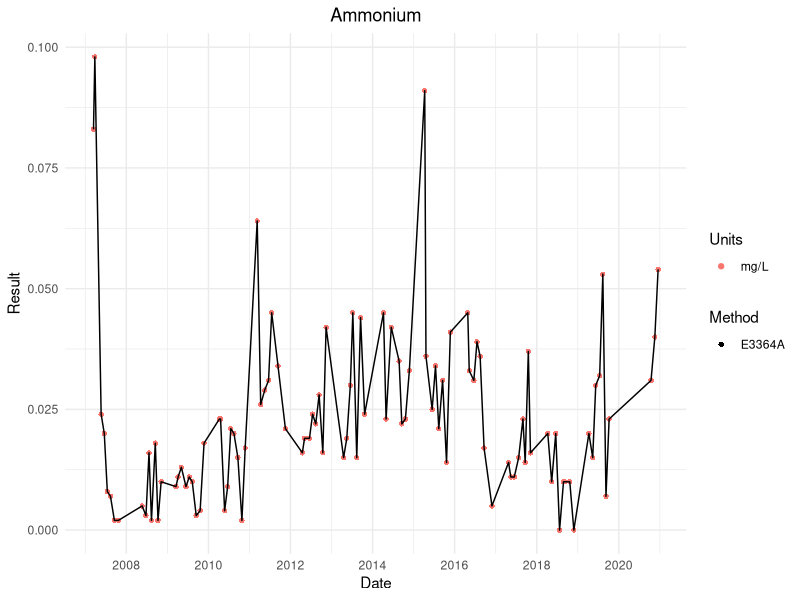
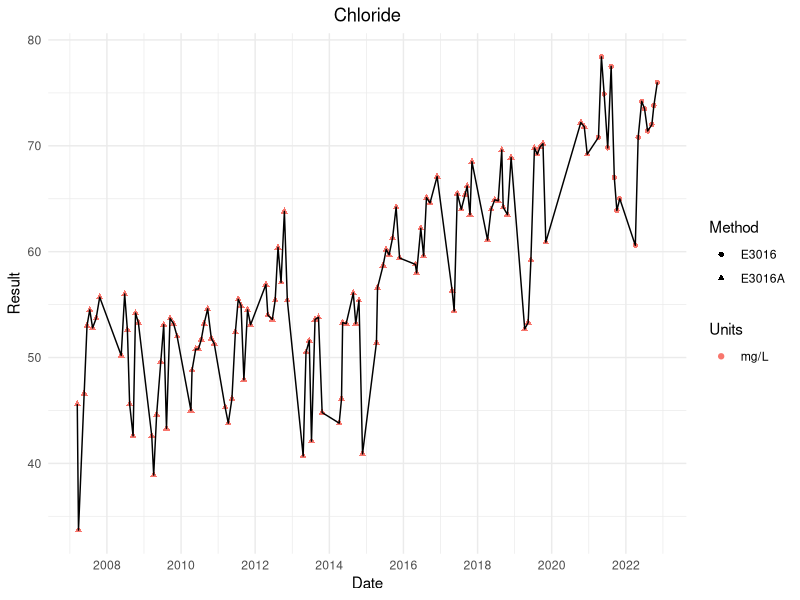
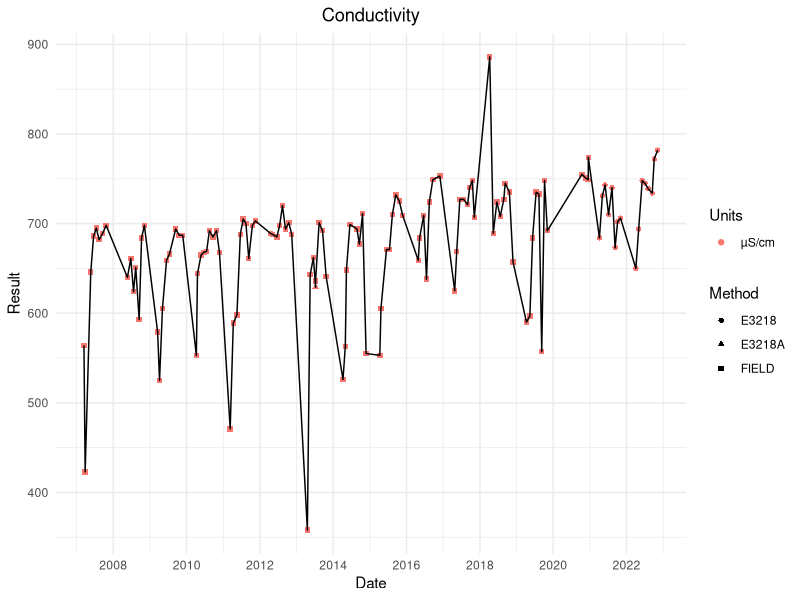
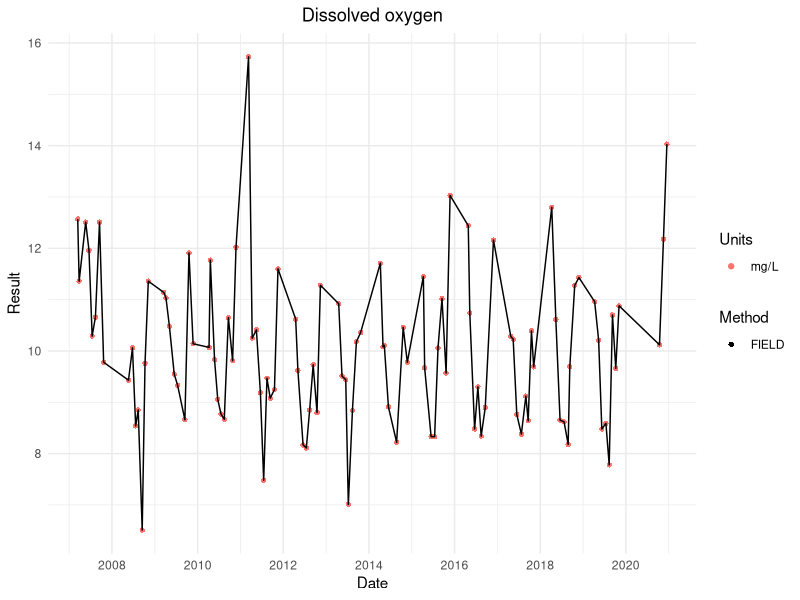
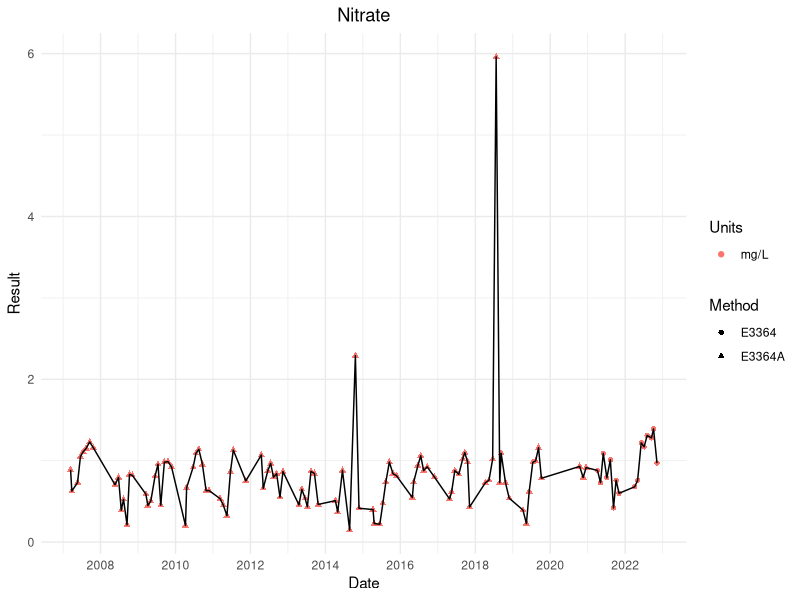
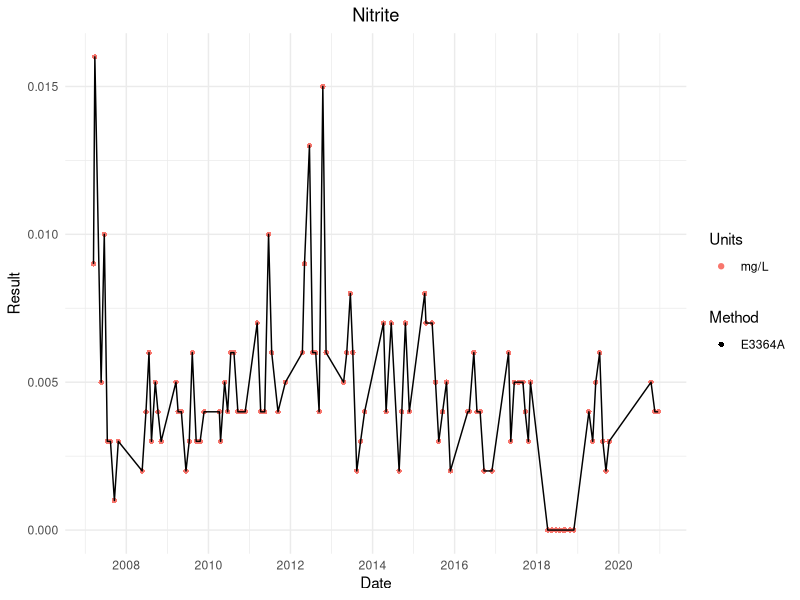
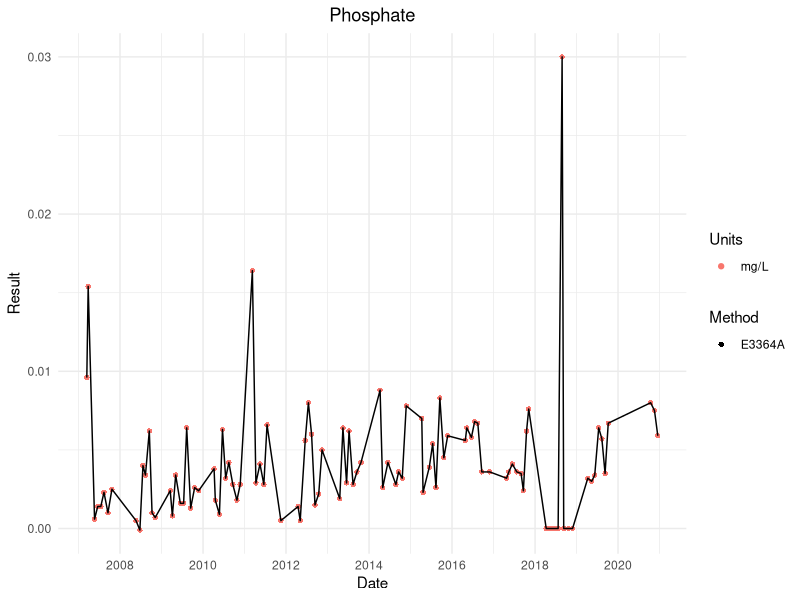
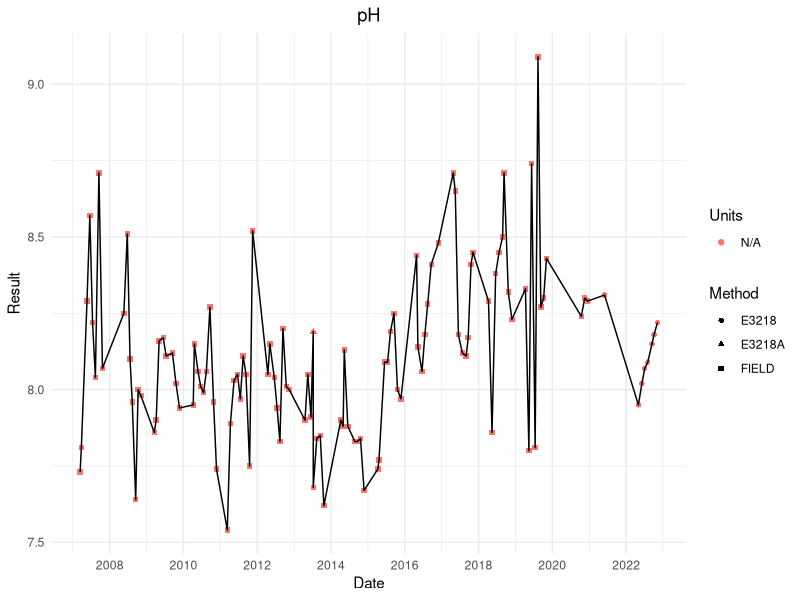

These charts were generated, in order, by the following R code: (Note: this script raises an error after producing the figures.)
### ABIOTIC GRAPHING

## Load packages ---------------------------------------------------------------
if (!require(tidyverse, quietly = TRUE)) {
  install.packages("tidyverse")
  library(tidyverse)}

if (!require(readxl, quietly = TRUE)) {
  install.packages("readxl")
  library(readxl)}

if (!require(lubridate, quietly = TRUE)) {
  install.packages("lubridate")
  library(lubridate)}

## Import data -----------------------------------------------------------------
# PWQMN data 
ammonium <- read_excel("./data/water_quality/PWQMN_Mill_Creek_Data.xlsx", sheet = "Ammonium") # ammonium
View(ammonium)

chloride <- read_excel("./data/water_quality/PWQMN_Mill_Creek_Data.xlsx", sheet = "Chloride") # chloride
View(chloride)

conductivity <- read_excel("./data/water_quality/PWQMN_Mill_Creek_Data.xlsx", sheet = "Conductivity") # conductivity
View(conductivity)

dissolved_oxygen <- read_excel("./data/water_quality/PWQMN_Mill_Creek_Data.xlsx", sheet = "Dissolved Oxygen") # dissolved oxygen
View(dissolved_oxygen)

nitrate <- read_excel("./data/water_quality/PWQMN_Mill_Creek_Data.xlsx", sheet = "Nitrate") # nitrate
View(nitrate)

nitrite <- read_excel("./data/water_quality/PWQMN_Mill_Creek_Data.xlsx", sheet = "Nitrite") # nitrite
View(nitrite)

ph <- read_excel("./data/water_quality/PWQMN_Mill_Creek_Data.xlsx", sheet = "pH") # pH
View(ph)

phosphate <- read_excel("./data/water_quality/PWQMN_Mill_Creek_Data.xlsx", sheet = "Phosphate") # phosphate
View(phosphate)

# Most extreme years 
air_temp_summarized <- read.csv("data/air_temp/CSM_summarized_air_temp.csv") # air temperature - all years summarized
View(air_temp_summarized)

ABF_water_temp_summarized <- read.csv("data/water_temp/ABF_summarized_water_temp.csv") # Aberfoyle water temperature - all years summarized
View(ABF_water_temp_summarized)

SR10_water_temp_summarized <- read.csv("data/water_temp/SR10_summarized_water_temp.csv") # Side Road 10 water temperature - all years summarized
View(SR10_water_temp_summarized)

precip_summarized <- read.csv("data/precipitation/CSM_summarized_precip.csv") # precipitation - all years summarized
View(precip_summarized)

# Rangers Restoration data
ranger_activities <- read.csv("data/Ranger_restoration_activities.csv", header=TRUE) # restoration activities by type
View(ranger_activities)

ranger_sites <- read.csv("data/Ranger_work_sites.csv", header=TRUE) # restoration work sites
View(ranger_sites)

## Data prep -------------------------------------------------------------------
# PWQMN data
ammonium$Collection_Date <- as.Date(ammonium$`Collection Timestamp`)
View(ammonium)

chloride$Collection_Date <- as.Date(chloride$`Collection Timestamp`)
View(chloride)

conductivity$Collection_Date <- as.Date(conductivity$`Collection Timestamp`)
View(conductivity)

dissolved_oxygen$Collection_Date <- as.Date(dissolved_oxygen$`Collection Timestamp`)
View(dissolved_oxygen)

nitrate$Collection_Date <- as.Date(nitrate$`Collection Timestamp`)
View(nitrate)

nitrite$Collection_Date <- as.Date(nitrite$`Collection Timestamp`)
View(nitrite)

phosphate$Collection_Date <- as.Date(phosphate$`Collection Timestamp`)
View(phosphate)

ph$Collection_Date <- as.Date(ph$`Collection Timestamp`)
View(ph)

# Most extreme years 
# Air temperature
air_temp_summarized$Month <- month.abb[air_temp_summarized$Month] # give months abbreviated names
air_temp_summarized$Month <- factor(air_temp_summarized$Month, levels = month.abb) # convert month to a factor
View(air_temp_summarized)

air_temp_2002 <- subset(air_temp_summarized, Year == 2002) # select 2002 data
air_temp_2005 <- subset(air_temp_summarized, Year == 2005) # select 2005 data
air_temp_2009 <- subset(air_temp_summarized, Year == 2009) # select 2009 data
air_temp_2011 <- subset(air_temp_summarized, Year == 2011) # select 2011 data
air_temp_2012 <- subset(air_temp_summarized, Year == 2012) # select 2012 data
air_temp_2014 <- subset(air_temp_summarized, Year == 2014) # select 2014 data
air_temp_2015 <- subset(air_temp_summarized, Year == 2015) # select 2015 data
air_temp_2020 <- subset(air_temp_summarized, Year == 2020) # select 2020 data

air_temp_all_years <- bind_rows(air_temp_2002, air_temp_2005, air_temp_2009, air_temp_2011, air_temp_2012, air_temp_2014, air_temp_2015, air_temp_2020)
View(air_temp_all_years)

# Water temperature - Aberfoyle station
ABF_water_temp_summarized$Month <- month.abb[ABF_water_temp_summarized$Month] # give months abbreviated names
ABF_water_temp_summarized$Month <- factor(ABF_water_temp_summarized$Month, levels = month.abb) # convert month to a factor
View(ABF_water_temp_summarized)

ABF_high_water_temp_2005 <- subset(ABF_water_temp_summarized, Year == 2005) # select 2005 data - high temp
ABF_high_water_temp_2006 <- subset(ABF_water_temp_summarized, Year == 2006) # select 2006 data - high temp
ABF_high_water_temp_2011 <- subset(ABF_water_temp_summarized, Year == 2011) # select 2011 data - high temp
ABF_high_water_temp_2016 <- subset(ABF_water_temp_summarized, Year == 2016) # select 2016 data - high temp
ABF_high_water_temp_2019 <- subset(ABF_water_temp_summarized, Year == 2019) # select 2019 data - high temp

ABF_high_water_temp_all_years <- bind_rows(ABF_high_water_temp_2005, ABF_high_water_temp_2006, ABF_high_water_temp_2011, ABF_high_water_temp_2016, ABF_high_water_temp_2019)
View(ABF_high_water_temp_all_years)

ABF_low_water_temp_2005 <- subset(ABF_water_temp_summarized, Year == 2005) # select 2005 data - low temp
ABF_low_water_temp_2008 <- subset(ABF_water_temp_summarized, Year == 2008) # select 2008 data - low temp
ABF_low_water_temp_2009 <- subset(ABF_water_temp_summarized, Year == 2009) # select 2009 data - low temp
ABF_low_water_temp_2014 <- subset(ABF_water_temp_summarized, Year == 2014) # select 2014 data - low temp
ABF_low_water_temp_2019 <- subset(ABF_water_temp_summarized, Year == 2019) # select 2019 data - low temp

ABF_low_water_temp_all_years <- bind_rows(ABF_low_water_temp_2005, ABF_low_water_temp_2008, ABF_low_water_temp_2009, ABF_low_water_temp_2014, ABF_low_water_temp_2019)
View(ABF_low_water_temp_all_years)

# Water temperature - Side Road 10 station
SR10_water_temp_summarized$Month <- month.abb[SR10_water_temp_summarized$Month] # give months abbreviated names
SR10_water_temp_summarized$Month <- factor(SR10_water_temp_summarized$Month, levels = month.abb) # convert month to a factor
View(SR10_water_temp_summarized)

SR10_high_water_temp_2001 <- subset(SR10_water_temp_summarized, Year == 2001) # select 2001 data - high temp
SR10_high_water_temp_2002 <- subset(SR10_water_temp_summarized, Year == 2002) # select 2002 data - high temp
SR10_high_water_temp_2012 <- subset(SR10_water_temp_summarized, Year == 2012) # select 2012 data - high temp
SR10_high_water_temp_2023 <- subset(SR10_water_temp_summarized, Year == 2023) # select 2023 data - high temp

SR10_high_water_temp_all_years <- bind_rows(SR10_high_water_temp_2001, SR10_high_water_temp_2002, SR10_high_water_temp_2012, SR10_high_water_temp_2023)
View(SR10_high_water_temp_all_years)

SR10_low_water_temp_2003 <- subset(SR10_water_temp_summarized, Year == 2003) # select 2003 data - low temp
SR10_low_water_temp_2018 <- subset(SR10_water_temp_summarized, Year == 2018) # select 2018 data - low temp
SR10_low_water_temp_2019 <- subset(SR10_water_temp_summarized, Year == 2019) # select 2019 data - low temp

SR10_low_water_temp_all_years <- bind_rows(SR10_low_water_temp_2003, SR10_low_water_temp_2018, SR10_low_water_temp_2019)
View(SR10_low_water_temp_all_years)

# Precipitation
precip_summarized$Month <- month.abb[precip_summarized$Month] # give months abbreviated names
precip_summarized$Month <- factor(precip_summarized$Month, levels = month.abb) # convert month to a factor
View(precip_summarized)

high_precip_2006 <- subset(precip_summarized, Year == 2006) # select 2006 data - high precip year
high_precip_2008 <- subset(precip_summarized, Year == 2008) # select 2008 data - high precip year
high_precip_2016 <- subset(precip_summarized, Year == 2016) # select 2016 data - high precip year
high_precip_2019 <- subset(precip_summarized, Year == 2019) # select 2019 data - high precip year
high_precip_2023 <- subset(precip_summarized, Year == 2023) # select 2023 data - high precip year

high_precip_years <- bind_rows(high_precip_2006, high_precip_2008, high_precip_2016, high_precip_2019, high_precip_2023)
View(high_precip_years)

low_precip_2007 <- subset(precip_summarized, Year == 2007) # select 2007 data - low precip year
low_precip_2011 <- subset(precip_summarized, Year == 2011) # select 2011 data - low precip year
low_precip_2015 <- subset(precip_summarized, Year == 2015) # select 2015 data - low precip year
low_precip_2017 <- subset(precip_summarized, Year == 2017) # select 2017 data - low precip year
low_precip_2022 <- subset(precip_summarized, Year == 2022) # select 2022 data - low precip year

low_precip_years <- bind_rows(low_precip_2007, low_precip_2011, low_precip_2015, low_precip_2017, low_precip_2022)
View(low_precip_years)

# Rangers Restoration data  
# Restoration methods
years_reported_activities <- ranger_activities %>%
  distinct(Year,Restoration.Work.Performed) %>%
  group_by(Restoration.Work.Performed)%>%
  summarise(count=n())

years_reported_activities$Restoration.Work.Performed <- as.factor(years_reported_activities$Restoration.Work.Performed)
years_reported_activities$Restoration.Work.Performed <- factor(years_reported_activities$Restoration.Work.Performed, levels = years_reported_activities$Restoration.Work.Performed[order(years_reported_activities$count, decreasing = TRUE)])

#Restoration sites
years_reported_sites<-ranger_sites %>%
  distinct(Year,Location) %>%
  group_by(Location)%>%
  summarise(count=n())

years_reported_sites$Location <- as.factor(years_reported_sites$Location)
years_reported_sites$Location <- factor(years_reported_sites$Location, levels = years_reported_sites$Location[order(years_reported_sites$count, decreasing = TRUE)])

# PWQMN graphs -----------------------------------------------------------------
ammonium %>% 
  ggplot(aes(Collection_Date, Result)) + 
  geom_point(aes(colour = Units, shape = Method)) + 
  geom_line() + 
  theme_minimal() + 
  xlab("Date") + 
  ylab("Result") +
  ggtitle("Ammonium") +
  scale_x_date(date_breaks = "2 years", date_labels = "%Y") +
  theme(plot.title = element_text(hjust = 0.5))

chloride %>% 
  ggplot(aes(Collection_Date, Result)) + 
  geom_point(aes(colour = Units, shape = Method)) + 
  geom_line() + 
  theme_minimal() + 
  xlab("Date") + 
  ylab("Result") +
  ggtitle("Chloride") +
  scale_x_date(date_breaks = "2 years", date_labels = "%Y") +
  theme(plot.title = element_text(hjust = 0.5))

conductivity %>% 
  ggplot(aes(Collection_Date, Result)) + 
  geom_point(aes(colour = Units, shape = Method)) + 
  geom_line() + 
  theme_minimal() + 
  xlab("Date") + 
  ylab("Result") +
  ggtitle("Conductivity") +
  scale_x_date(date_breaks = "2 years", date_labels = "%Y") +
  theme(plot.title = element_text(hjust = 0.5))

dissolved_oxygen %>% 
  ggplot(aes(Collection_Date, Result)) + 
  geom_point(aes(colour = Units, shape = Method)) + 
  geom_line() + 
  theme_minimal() + 
  xlab("Date") + 
  ylab("Result") +
  ggtitle("Dissolved oxygen") +
  scale_x_date(date_breaks = "2 years", date_labels = "%Y") +
  theme(plot.title = element_text(hjust = 0.5))

nitrate %>% 
  ggplot(aes(Collection_Date, Result)) + 
  geom_point(aes(colour = Units, shape = Method)) + 
  geom_line() + 
  theme_minimal() + 
  xlab("Date") + 
  ylab("Result") +
  ggtitle("Nitrate") +
  scale_x_date(date_breaks = "2 years", date_labels = "%Y") +
  theme(plot.title = element_text(hjust = 0.5))

nitrite %>% 
  ggplot(aes(Collection_Date, Result)) + 
  geom_point(aes(colour = Units, shape = Method)) + 
  geom_line() + 
  theme_minimal() + 
  xlab("Date") + 
  ylab("Result") +
  ggtitle("Nitrite") +
  scale_x_date(date_breaks = "2 years", date_labels = "%Y") +
  theme(plot.title = element_text(hjust = 0.5))

phosphate %>% 
  ggplot(aes(Collection_Date, Result)) + 
  geom_point(aes(colour = Units, shape = Method)) + 
  geom_line() + 
  theme_minimal() + 
  xlab("Date") + 
  ylab("Result") +
  ggtitle("Phosphate") +
  scale_x_date(date_breaks = "2 years", date_labels = "%Y") +
  theme(plot.title = element_text(hjust = 0.5))

ph %>% 
  ggplot(aes(Collection_Date, Result)) + 
  geom_point(aes(colour = Units, shape = Method)) + 
  geom_line() + 
  theme_minimal() + 
  xlab("Date") + 
  ylab("Result") +
  ggtitle("pH") +
  scale_x_date(date_breaks = "2 years", date_labels = "%Y") +
  theme(plot.title = element_text(hjust = 0.5))

# Most extreme years graphs ----------------------------------------------------
# Air temperature
ggplot(air_temp_all_years, aes(x = Month)) +
  facet_wrap(~Year, scales = "free", nrow=4, ncol=2) +
  geom_point(aes(y = Average, color = "Average"), size = 3, shape = 18) +
  geom_point(aes(y = Minimum, color = "Minimum"), size = 1, shape = 3) +
  geom_point(aes(y = Maximum, color = "Maximum"), size = 1, shape = 0) +
  labs(x = "Month",
       y = "Monthly mean air temperature (C)",
       color = "Legend") +
  scale_color_manual(values = colors) + 
  ylim(-30,40) +
  theme_minimal() + 
  theme(panel.grid.minor = element_line(color = "grey",
                                        linewidth = 0.1,
                                        linetype = 2))

# Water temperature - Aberfoyle station
ggplot(ABF_high_water_temp_all_years, aes(x = Month)) +
  facet_wrap(~Year, scales = "free", nrow=3, ncol=2) +
  geom_point(aes(y = Average, color = "Average"), size = 3, shape = 18) +
  geom_point(aes(y = Minimum, color = "Minimum"), size = 1, shape = 3) +
  geom_point(aes(y = Maximum, color = "Maximum"), size = 1, shape = 0) +
  labs(x = "Month",
       y = "Water temperature (C)",
       color = "Legend") +
  scale_color_manual(values = colors) + 
  ggtitle("Aberfoyle, high temperature years") +
  theme_minimal() + 
  theme(plot.title = element_text(hjust = 0.5), panel.grid.minor = element_line(color = "grey",
                                     linewidth = 0.1,
                                     linetype = 2))

ggplot(ABF_low_water_temp_all_years, aes(x = Month)) +
  facet_wrap(~Year, scales = "free", nrow=3, ncol=2) +
  geom_point(aes(y = Average, color = "Average"), size = 3, shape = 18) +
  geom_point(aes(y = Minimum, color = "Minimum"), size = 1, shape = 3) +
  geom_point(aes(y = Maximum, color = "Maximum"), size = 1, shape = 0) +
  labs(x = "Month",
       y = "Water temperature (C)",
       color = "Legend") +
  scale_color_manual(values = colors) + 
  ggtitle("Aberfoyle, low temperature years") +
  theme_minimal() + 
  theme(plot.title = element_text(hjust = 0.5), panel.grid.minor = element_line(color = "grey",
                                                                                linewidth = 0.1,
                                                                                linetype = 2))

# Water temperature - Side Road 10 station
ggplot(SR10_high_water_temp_all_years, aes(x = Month)) +
  facet_wrap(~Year, scales = "free", nrow=3, ncol=2) +
  geom_point(aes(y = Average, color = "Average"), size = 3, shape = 18) +
  geom_point(aes(y = Minimum, color = "Minimum"), size = 1, shape = 3) +
  geom_point(aes(y = Maximum, color = "Maximum"), size = 1, shape = 0) +
  labs(x = "Month",
       y = "Water temperature (C)",
       color = "Legend") +
  scale_color_manual(values = colors) + 
  ggtitle("Side Road 10, high temperature years") +
  theme_minimal() + 
  theme(plot.title = element_text(hjust = 0.5), panel.grid.minor = element_line(color = "grey",
                                                                                linewidth = 0.1,
                                                                                linetype = 2))

ggplot(SR10_low_water_temp_all_years, aes(x = Month)) +
  facet_wrap(~Year, scales = "free", nrow=3, ncol=2) +
  geom_point(aes(y = Average, color = "Average"), size = 3, shape = 18) +
  geom_point(aes(y = Minimum, color = "Minimum"), size = 1, shape = 3) +
  geom_point(aes(y = Maximum, color = "Maximum"), size = 1, shape = 0) +
  labs(x = "Month",
       y = "Water temperature (C)",
       color = "Legend") +
  scale_color_manual(values = colors) + 
  ggtitle("Side Road 10, low temperature years") +
  theme_minimal() + 
  theme(plot.title = element_text(hjust = 0.5), panel.grid.minor = element_line(color = "grey",
                                                                                linewidth = 0.1,
                                                                                linetype = 2))

# Precipitation - high years
ggplot(high_precip_years, aes(x = Month)) +
  facet_wrap(~Year, scales = "free", ncol = 2) +
  geom_point(aes(y = Total, color = "Total"), size = 3, shape = 18) +
  labs(x = "Month",
       y = "Total precipitation (mm)",
       colour = "Legend") +
  scale_color_manual(values = colours) + 
  ylim(0,250) +
  ggtitle("High precipitation years") +
  theme_minimal() + 
  theme(plot.title = element_text(hjust = 0.5), panel.grid.minor = element_line(color = "grey",
                                        linewidth = 0.1,
                                        linetype = 2))

# Precipitation - low years
ggplot(low_precip_years, aes(x = Month)) +
  facet_wrap(~Year, scales = "free", ncol=2) +
  geom_point(aes(y = Total, color = "Total"), size = 3, shape = 18) +
  labs(x = "Month",
       y = "Total precipitation (mm)",
       colour = "Legend") +
  scale_color_manual(values = colours) + 
  ylim(0,250) +
  ggtitle("Low precipitation years") +
  theme_minimal() + 
  theme(plot.title = element_text(hjust = 0.5), panel.grid.minor = element_line(color = "grey",
                                        linewidth = 0.1,
                                        linetype = 2))

# Rangers restoration graphs ---------------------------------------------------
palette <- hcl.colors(18, palette = "Set2") # define colour palette

# Restoration methods
ggplot(years_reported_activities, aes(x = Restoration.Work.Performed, y = count, fill = Restoration.Work.Performed)) +
  geom_bar(stat = "identity", color = "black") +
  scale_fill_manual(values=palette) + 
  labs(x = "Type of Restoration Work Reported",
       y = "Number of Years Reported",
       fill = "Restoration Work Reported") +
  theme_minimal() +
  scale_y_continuous(breaks = c(0,2,4,6,8,10,12,14,16,18,20)) +
  theme(axis.text.x = element_text(angle = 90, hjust = 1), legend.position = "none")

# Restoration sites
ggplot(years_reported_sites, aes(x = Location, y = count, fill = Location)) +
  geom_bar(stat = "identity", color="black") +
  scale_fill_manual(values = palette) +
  labs(x = "Location of Restoration Work",
       y = "Number of Years Reported",
       fill = "Restoration Work Reported") +
  theme_minimal() +
  scale_y_continuous(breaks = c(0,2,4,6,8,10,12,14)) +
  theme(axis.text.x = element_text(angle = 90, hjust = 1), legend.position = "none")
